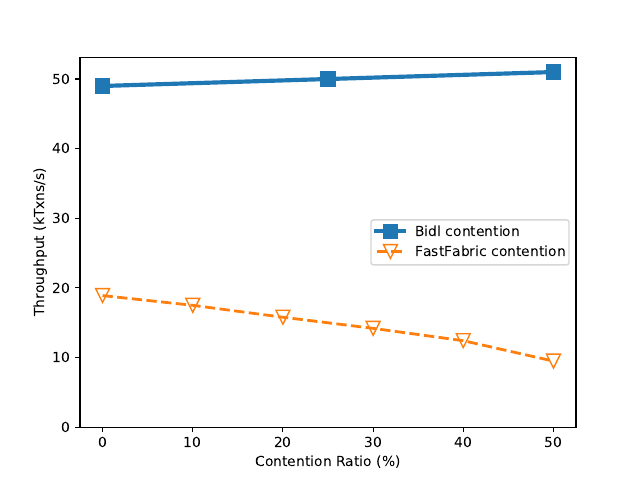

Reproduce this figure in Python.
import numpy as np
import matplotlib.pyplot as plt
import sys

# FastFabric
x = [x*10 for x in range(0, 6)]
ct_ff = []
with open("logs/ff/contention/log.log") as f:
    for line in f.readlines(): 
        if "ave" in line:
            temp = line.split()
            ct_ff.append(float(temp[-1]))
ct_ff = [tps/1e3 for tps in ct_ff]

# BIDL
ct_bidl = {} 
with open("logs/bidl/contention/contention.log") as f: 
    lines = f.readlines()
    for line in lines:
        if "throughput" in line:
            k=int(line.split()[1])
            v=int(line.split()[-2])
            ct_bidl[k] = v

plt.plot(ct_bidl.keys(), ct_bidl.values(), 's-', linewidth=3.0, markersize=10, label=r'Bidl contention')
plt.plot(x, ct_ff, 'v-', linewidth=2.0, linestyle="--", markersize=10, label=r'FastFabric contention', markerfacecolor='none')
plt.legend(loc="center right")
plt.xlabel("Contention Ratio (%)")
plt.ylabel("Throughput (kTxns/s)")
plt.ylim(0)

plt.savefig("figure/contention.pdf")